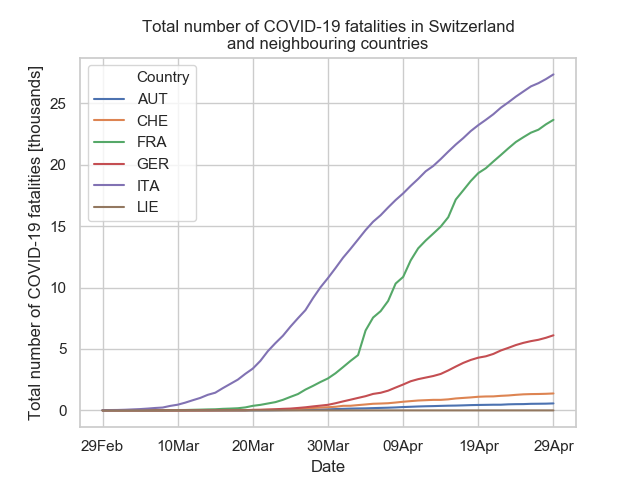

Reproduce this figure in Python.
import pandas as pd
import seaborn as sns
import matplotlib.pyplot as plt
import numpy as np

countries = ['aut','che','fra','ger','ita','lie']
data = []
for country in countries:
    country_data = pd.read_csv('%s.csv'%(country))
    data.append(np.asarray(country_data[['total_deaths']]))
    if country == 'fra':
        dates = np.asarray(country_data[['date']])
        dates = np.squeeze(dates, axis=1)
data = np.asarray(data)

for i in range(len(data)):
    data[i] = np.squeeze(data[i], axis=1)

data[0] = np.pad(data[0], (32, 0), 'constant', constant_values=(0, 0))
data[1] = np.pad(data[1], (32, 0), 'constant', constant_values=(0, 0))
data[3] = np.pad(data[3], (3, 0), 'constant', constant_values=(0, 0))
data[4] = np.pad(data[4], (6, 0), 'constant', constant_values=(0, 0))
data[5] = np.pad(data[5], (46, 0), 'constant', constant_values=(0, 0))

for i in range(len(data)):
    data[i] = data[i][35:]

data = np.asarray(data)
x = np.arange(0,61,1)

data_preproc = pd.DataFrame({
    'Date': x,
    'AUT': data[0],
    'CHE': data[1],
    'FRA': data[2],
    'GER': data[3],
    'ITA': data[4],
    'LIE': data[5]})

sns.set(style="whitegrid")

fig, ax = plt.subplots()

plot = sns.lineplot(x = 'Date', y = 'value', hue='Country',
                    data=pd.melt(data_preproc, ['Date'], var_name='Country'))
plot.set(title='Total number of COVID-19 fatalities in Switzerland\nand neighbouring countries',
         ylabel='Total number of COVID-19 fatalities [thousands]', yticks=np.arange(0,26000,5000),
         yticklabels = np.arange(0,26,5), xticks=np.arange(0,70,10),
         xticklabels=[dates[i] for i in range(35,35+70,10)])

plot = ax.get_figure()
fig.savefig('total_deaths_neighbours.png')